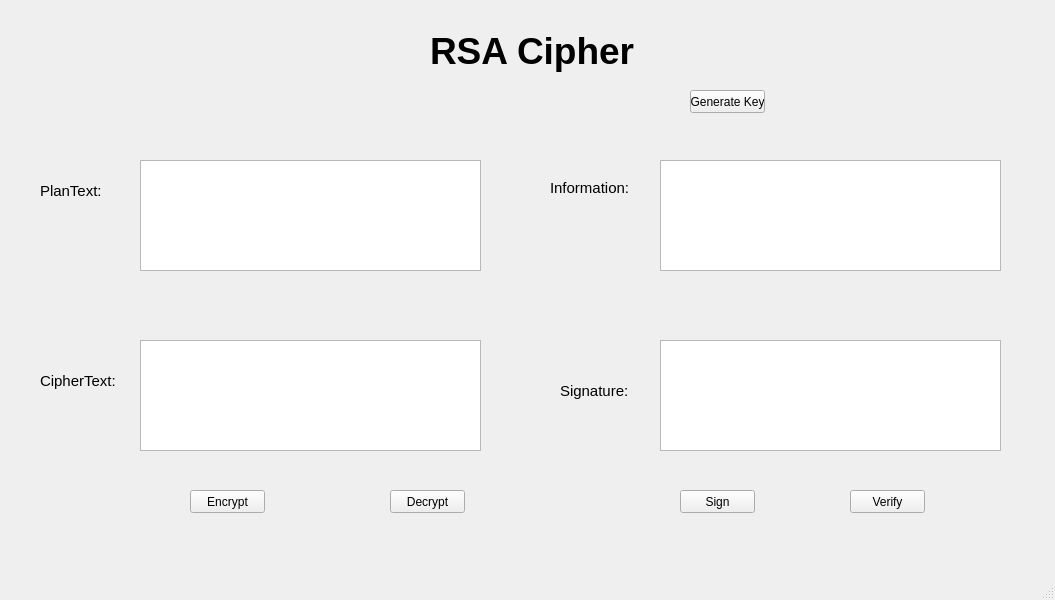
<?xml version="1.0" encoding="UTF-8"?>
<ui version="4.0">
 <class>MainWindow</class>
 <widget class="QMainWindow" name="MainWindow">
  <property name="geometry">
   <rect>
    <x>0</x>
    <y>0</y>
    <width>1055</width>
    <height>600</height>
   </rect>
  </property>
  <property name="windowTitle">
   <string>MainWindow</string>
  </property>
  <widget class="QWidget" name="centralwidget">
   <widget class="QLabel" name="label">
    <property name="geometry">
     <rect>
      <x>430</x>
      <y>10</y>
      <width>251</width>
      <height>81</height>
     </rect>
    </property>
    <property name="font">
     <font>
      <pointsize>28</pointsize>
      <weight>75</weight>
      <bold>true</bold>
     </font>
    </property>
    <property name="text">
     <string>RSA Cipher</string>
    </property>
   </widget>
   <widget class="QLabel" name="label_2">
    <property name="geometry">
     <rect>
      <x>40</x>
      <y>180</y>
      <width>71</width>
      <height>21</height>
     </rect>
    </property>
    <property name="font">
     <font>
      <pointsize>11</pointsize>
     </font>
    </property>
    <property name="text">
     <string>PlanText:</string>
    </property>
   </widget>
   <widget class="QLabel" name="label_3">
    <property name="geometry">
     <rect>
      <x>40</x>
      <y>370</y>
      <width>91</width>
      <height>21</height>
     </rect>
    </property>
    <property name="font">
     <font>
      <pointsize>11</pointsize>
     </font>
    </property>
    <property name="text">
     <string>CipherText:</string>
    </property>
   </widget>
   <widget class="QLabel" name="label_4">
    <property name="geometry">
     <rect>
      <x>550</x>
      <y>180</y>
      <width>91</width>
      <height>16</height>
     </rect>
    </property>
    <property name="font">
     <font>
      <pointsize>11</pointsize>
     </font>
    </property>
    <property name="text">
     <string>Information:</string>
    </property>
   </widget>
   <widget class="QLabel" name="label_5">
    <property name="geometry">
     <rect>
      <x>560</x>
      <y>380</y>
      <width>71</width>
      <height>21</height>
     </rect>
    </property>
    <property name="font">
     <font>
      <pointsize>11</pointsize>
     </font>
    </property>
    <property name="text">
     <string>Signature:</string>
    </property>
   </widget>
   <widget class="QTextEdit" name="txt_plaintext">
    <property name="geometry">
     <rect>
      <x>140</x>
      <y>160</y>
      <width>341</width>
      <height>111</height>
     </rect>
    </property>
   </widget>
   <widget class="QTextEdit" name="txt_ciphertext">
    <property name="geometry">
     <rect>
      <x>140</x>
      <y>340</y>
      <width>341</width>
      <height>111</height>
     </rect>
    </property>
   </widget>
   <widget class="QTextEdit" name="txt_infmation">
    <property name="geometry">
     <rect>
      <x>660</x>
      <y>160</y>
      <width>341</width>
      <height>111</height>
     </rect>
    </property>
   </widget>
   <widget class="QTextEdit" name="txt_signature">
    <property name="geometry">
     <rect>
      <x>660</x>
      <y>340</y>
      <width>341</width>
      <height>111</height>
     </rect>
    </property>
   </widget>
   <widget class="QPushButton" name="btn_encrypt">
    <property name="geometry">
     <rect>
      <x>190</x>
      <y>490</y>
      <width>75</width>
      <height>23</height>
     </rect>
    </property>
    <property name="text">
     <string>Encrypt</string>
    </property>
   </widget>
   <widget class="QPushButton" name="btn_decrypt">
    <property name="geometry">
     <rect>
      <x>390</x>
      <y>490</y>
      <width>75</width>
      <height>23</height>
     </rect>
    </property>
    <property name="text">
     <string>Decrypt</string>
    </property>
   </widget>
   <widget class="QPushButton" name="btn_sign">
    <property name="geometry">
     <rect>
      <x>680</x>
      <y>490</y>
      <width>75</width>
      <height>23</height>
     </rect>
    </property>
    <property name="text">
     <string>Sign</string>
    </property>
   </widget>
   <widget class="QPushButton" name="btn_verify">
    <property name="geometry">
     <rect>
      <x>850</x>
      <y>490</y>
      <width>75</width>
      <height>23</height>
     </rect>
    </property>
    <property name="text">
     <string>Verify</string>
    </property>
   </widget>
   <widget class="QPushButton" name="btn_gen_keys">
    <property name="geometry">
     <rect>
      <x>690</x>
      <y>90</y>
      <width>75</width>
      <height>23</height>
     </rect>
    </property>
    <property name="text">
     <string>Generate Key</string>
    </property>
   </widget>
  </widget>
  <widget class="QMenuBar" name="menubar">
   <property name="geometry">
    <rect>
     <x>0</x>
     <y>0</y>
     <width>1055</width>
     <height>21</height>
    </rect>
   </property>
  </widget>
  <widget class="QStatusBar" name="statusbar"/>
 </widget>
 <resources/>
 <connections/>
</ui>
